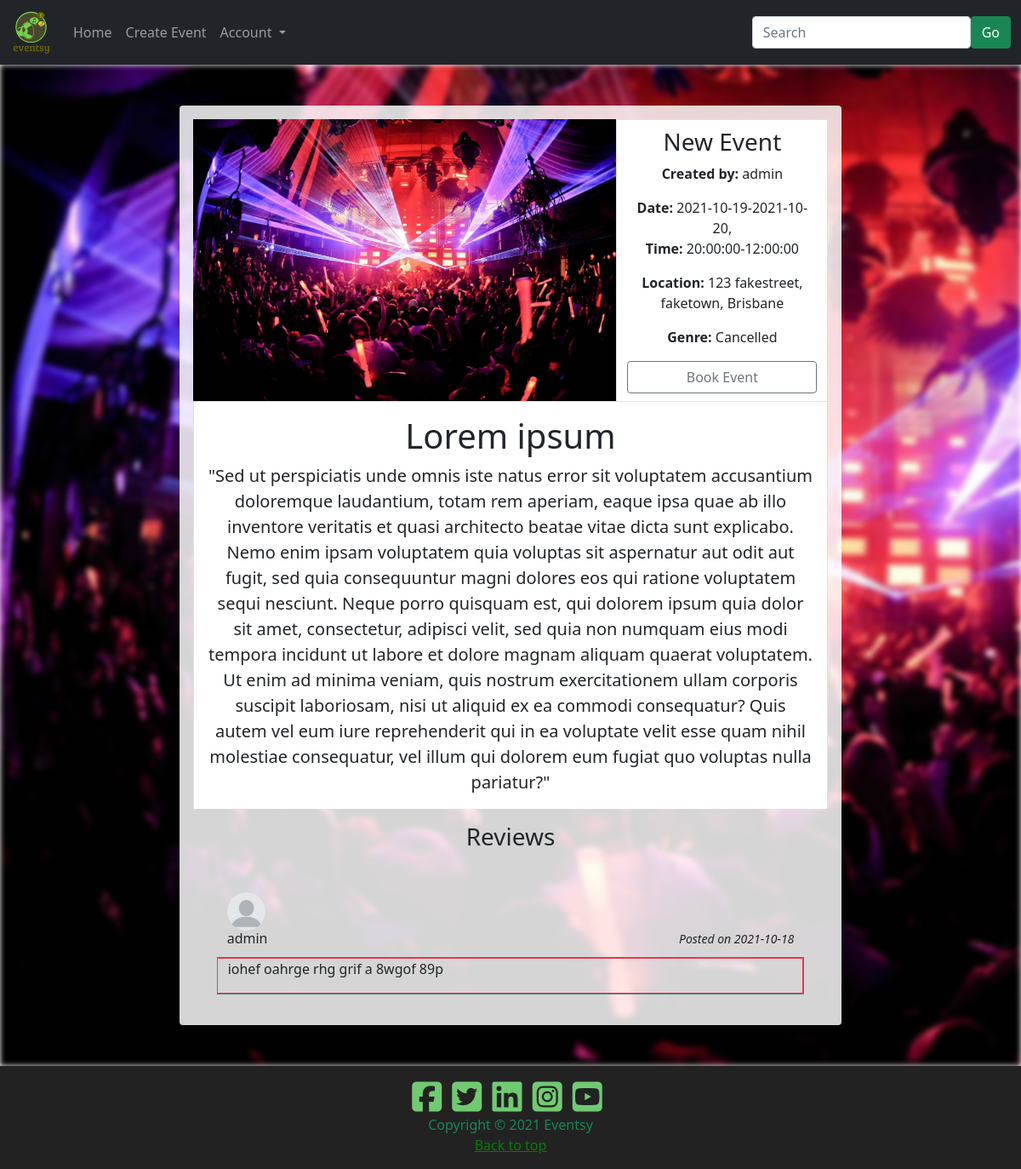
The page /events/1 on the database its author committed.
### Website/models.py (models this page shows, shortened)
class Event(db.Model):
    __tablename__ = 'events'
    id = db.Column(db.Integer, primary_key=True)
    title = db.Column(db.String(80), nullable=False)
    startdate = db.Column(db.Date, nullable=False)
    enddate = db.Column(db.Date, nullable=False)
    status = db.Column(db.String(30), nullable=False)
    starttime = db.Column(db.Time, nullable=False)
    endtime = db.Column(db.Time, nullable=False)
    address = db.Column(db.String, nullable=False)
    city = db.Column(db.String(80))
    suburb = db.Column(db.String(80))
    maxguests = db.Column(db.Integer, nullable=False)
    image = db.Column(db.String(400))
    type = db.Column(db.String(80))
    description = db.Column(db.String(200))
    description_header = db.Column(db.String(100))
    artist = db.Column(db.String(80), nullable=False)
    comments = db.relationship('Comment', backref='events')
    user_id = db.Column(db.Integer, db.ForeignKey('users.id'))
    name = db.relationship('User', backref='events')

class User(db.Model, UserMixin):
    __tablename__ = 'users'  # good practice to specify table name
    id = db.Column(db.Integer, primary_key=True)
    name = db.Column(db.String(100), index=True, unique=True, nullable=False)
    emailid = db.Column(db.String(100), index=True, nullable=False)
    password_hash = db.Column(db.String(255), nullable=False)
    image = db.Column(db.String(400))
    comments = db.relationship('Comment', backref='users')

class Comment(db.Model):
    __tablename__ = 'comments'
    id = db.Column(db.Integer, primary_key=True)
    text = db.Column(db.String(400))
    created_at = db.Column(db.Date, default=datetime.now())
    user_id = db.Column(db.Integer, db.ForeignKey('users.id'))
    event_id = db.Column(db.Integer, db.ForeignKey('events.id'))

### Website/event.py (the view)
@bp.route('/<id>', methods=["GET", "POST"])
def show(id):
    cform = CommentForm()
    event = Event.query.filter_by(id=id).first()
    event_user = User.query.filter_by(id=event.id).first()
    event_owner = event_user.name
    event_comments = event.comments
    return render_template('event/show.html', event=event, form=cform, event_owner=event_owner, comment_no=5)

### Website/forms.py
class CommentForm(FlaskForm):
    text = TextAreaField('Leave a Review', [InputRequired()])
    submit = SubmitField('Post')

### Website/templates/event/show.html (shortened to what this page needs)
{% extends "base.html" %}
{% import "bootstrap/wtf.html" as wtf %}
{% block content %}
<div id="parent_div">
    <div class="d-flex justify-content-center mx-3 noscroll">
        <div class="col-10 col-xl-8 rounded-2 p-3 my-5" style="background-color: rgba(255, 255, 255, 0.836);">
            <div class="container mx-auto">
                <div class="row d-flex justify-content-center border-bottom" style="border-top-left-radius: 15px;">
                    <div class="col-12 col-lg-8 mx-0 px-0" style="background-color: rgba(230, 230, 250, 0);">
                        <img src="{{event.image}}"
                            style="width: 100%; object-fit: cover;object-position: top; max-height: 500px;">
                    </div>
                    <div
                        class="col-lg-4 d-flex flex-column justify-content-center text-center bg-white border-start border-end border-top">
                        <div class="row pt-2">
                            <div class="col-12">
                                <h3>{{event.title}}</h3>
                                <p><b>Created by:</b> {{event_owner}}</p>
                            </div>
                        </div>
                        <div class="col-12">
                            <p><b>Date: </b>{{event.startdate}}-{{event.enddate}},<br><b>Time:</b>
                                {{event.starttime}}-{{event.endtime}}</p>
                        </div>
                        <div class="col-12">
                            <p><b>Location: </b>{{event.address}}, {{event.suburb}}, {{event.city}}</p>
                        </div>
                        <div class="col-12">
                            <p><b>Genre: </b>{{event.type}}</p>
                        </div>
                        <div class="d-grid col-12">
                            <button class="btn btn-outline-secondary mb-2" type="button" data-bs-toggle="modal"
                                data-bs-target="#bookmodal">Book Event</button>
                        </div>
                    </div>
                </div>
                <div class="row pt-3 d-flex justify-content-center text-center bg-white border-end border-start">
                    <div class="col-lg-12 px-3">
                        <div class="row text-center">
                            <div class="col align-self-center">
                                <h6 class="display-6">{{event.description_header}}</h6>
                                <blockquote class="blockquote">
                                    <p>{{event.description}}</p>
                                </blockquote>
                            </div>
                        </div>
                    </div>
                </div>
                <div class="container mt-3 justify-content-center">
                    <div class="col text-center d-flex px-2 mb-2 justify-content-center">
                        <h3>Reviews</h3>
                    </div>
                    {% for comment in event.comments %}
                    <div style="max-height: 200px; overflow-y: scroll;">
                        <div class="media p-3 ml=2" >
                            <div class="media-comment">
                                <div id="media-image">
                                    <img src="../../static/images/RAW/profile.png" alt="Jane Doe"
                                        class="mr-3 mt-3 rounded-circle" style="width:45px;">
                                </div>
                                <div>
                                    <div class = "row mb-1">
                                        <div >
                                            <h6 style="float:left;">{{comment.users.name }}</h6>
                                            <h6 style="float:right;"><small><i>Posted on {{comment.created_at}} </i></small></h6>
                                        </div>
                                    </div>
                                    <div class="row mb-1 media border border-secondary ">
                                        <div class="border-bottom border-top border-end border-danger">
                                            <p>{{comment.text}}</p>
                                        </div>
                                    </div>
                                </div>
                            </div>
                        </div>
                    </div>
                    {% endfor %}
                </div>
            </div>
        </div>
    </div>
</div>
</html>
{% endblock %}

### Website/templates/base.html (shortened to what this page needs)
<!doctype html>
<html lang="en">
<head>
  <link rel="stylesheet" type="text/css" href="../static/custom.css">
  <link rel="stylesheet" type="text/css" href="../static/styles.css">
  <link rel="stylesheet" type="text/css" href="../static/StyleSheet.css">
  <link href="https://cdn.jsdelivr.net/npm/bootstrap@5.1.1/dist/css/bootstrap.min.css" rel="stylesheet"
>
</head>
<header>
  <nav class="navbar navbar-expand-lg navbar-dark bg-dark">
    <div class="container-fluid">
      <a class="navbar-brand" href="{{url_for('main.index')}}">
        <img class="logo" src="../../static/images/logo4.jpg">
      </a>
      <div class="collapse navbar-collapse" id="navbarSupportedContent">
        <ul class="navbar-nav me-auto mb-2 mb-lg-0">
          <li class="nav-item">
            <a class="nav-link" aria-current="page" href="{{url_for('main.index')}}">Home</a>
          </li>
          <li>
            {% if not current_user.is_authenticated %}
            <a class="nav-link" href="{{url_for('auth.login')}}">Create Event</a>
            {% else %}
            <a class="nav-link" href="{{url_for('event.create')}}">Create Event</a>
            {% endif %}
          </li>
          <li class="nav-item dropdown">
            <a class="nav-link dropdown-toggle" href="#" id="navbarDropdown" role="button" data-bs-toggle="dropdown"
              aria-expanded="false">
              Account
            </a>
          </li>
        </ul>
        <form class="form-inline d-flex flex-nowrap" action="{{url_for('main.search')}}">
          <input type="text" name="search" placeholder="Search" class="form-control flex-grow-1 my-1 mr-sm-2"
            id="SearchForm">
          <button type="submit" class="flex-shrink-1 btn btn-success btn-outline-sucess my-1">Go</button>
        </form>
      </div>
    </div>
  </nav>
</header>
<main>
  <body>
    {% block content %}
    {% endblock %}
  </body>
<footer>
  <div class="d-flex flex-column text-center">
    <div class="col footicons align-content-center mt-3">
      <a class="me-2" href="https://www.facebook.com/" target="_blank"><i class="fab fa-facebook-square"></i></a>
      <a class="me-2" href="https://twitter.com/joerogan" target="_blank"><i class="fab fa-twitter-square"></i></a>
      <a class="me-2" href="https://www.linkedin.com/feed/" target="_blank"><i class="fab fa-linkedin"></i></a>
      <a class="me-2" href="https://www.instagram.com" target="_blank"><i class="fab fa-instagram-square"></i></a>
      <a class="me-2" href="https://www.youtube.com" target="_blank"><i class="fab fa-youtube-square"></i></a>
    </div>
    <div class="col">
      <p class="text-success mb-0">Copyright © 2021 Eventsy</p>
      <p><a href="#" style="color: green;">Back to top</a></p>
    </div>
  </div>
</footer>
</html>

### Website/static/custom.css (style rules this page uses)
.logo { height: 50px; width: 50px; }
footer { background:#222; }
.footicons i { color:rgb(113, 202, 113); font-size: 40px; }
#parent_div { position: relative; }

### rows shown on the page
Event: image (picture), title "New Event", startdate "2021-10-19", enddate "2021-10-20", starttime "20:00:00", endtime "12:00:00", address "123 fakestreet", suburb "faketown", city "Brisbane", type "Cancelled", description_header "Lorem ipsum", description "\"Sed ut perspiciatis unde omnis iste natus error sit voluptatem accusantium doloremque laudantium, totam rem aperiam, eaque ipsa quae ab illo inventore veritatis et quasi architecto beatae vitae dicta sunt explicabo. Nemo enim ipsam voluptatem quia voluptas sit aspernatur aut odit aut fugit, sed quia consequuntur magni dolores eos qui ratione voluptatem sequi nesciunt. Neque porro quisquam est, qui dolorem ipsum quia dolor sit amet, consectetur, adipisci velit, sed quia non numquam eius modi tempora incidunt ut labore et dolore magnam aliquam quaerat voluptatem. Ut enim ad minima veniam, quis nostrum exercitationem ullam corporis suscipit laboriosam, nisi ut aliquid ex ea commodi…"
User: name "admin"
Comment: users.name "admin", created_at "2021-10-18", text "iohef oahrge rhg grif a 8wgof 89p"
